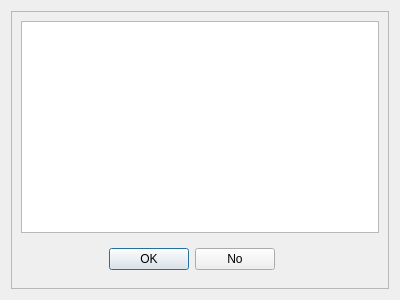
<?xml version="1.0" encoding="UTF-8"?>
<ui version="4.0">
 <class>RChangeLanguage</class>
 <widget class="QDialog" name="RChangeLanguage">
  <property name="geometry">
   <rect>
    <x>0</x>
    <y>0</y>
    <width>400</width>
    <height>300</height>
   </rect>
  </property>
  <property name="minimumSize">
   <size>
    <width>400</width>
    <height>300</height>
   </size>
  </property>
  <property name="maximumSize">
   <size>
    <width>400</width>
    <height>300</height>
   </size>
  </property>
  <property name="windowTitle">
   <string>Dialog</string>
  </property>
  <layout class="QVBoxLayout" name="verticalLayout">
   <item>
    <widget class="QFrame" name="frame">
     <property name="frameShape">
      <enum>QFrame::StyledPanel</enum>
     </property>
     <property name="frameShadow">
      <enum>QFrame::Raised</enum>
     </property>
     <layout class="QVBoxLayout" name="verticalLayout_2">
      <item>
       <widget class="QListWidget" name="lstCountry"/>
      </item>
      <item>
       <widget class="QWidget" name="widget" native="true">
        <layout class="QHBoxLayout" name="horizontalLayout">
         <item>
          <spacer name="horizontalSpacer">
           <property name="orientation">
            <enum>Qt::Horizontal</enum>
           </property>
           <property name="sizeHint" stdset="0">
            <size>
             <width>40</width>
             <height>20</height>
            </size>
           </property>
          </spacer>
         </item>
         <item>
          <widget class="QPushButton" name="btnOk">
           <property name="text">
            <string>OK</string>
           </property>
          </widget>
         </item>
         <item>
          <widget class="QPushButton" name="btnCancel">
           <property name="text">
            <string>No</string>
           </property>
          </widget>
         </item>
         <item>
          <spacer name="horizontalSpacer_2">
           <property name="orientation">
            <enum>Qt::Horizontal</enum>
           </property>
           <property name="sizeHint" stdset="0">
            <size>
             <width>95</width>
             <height>20</height>
            </size>
           </property>
          </spacer>
         </item>
        </layout>
       </widget>
      </item>
     </layout>
    </widget>
   </item>
  </layout>
 </widget>
 <resources/>
 <connections/>
</ui>
